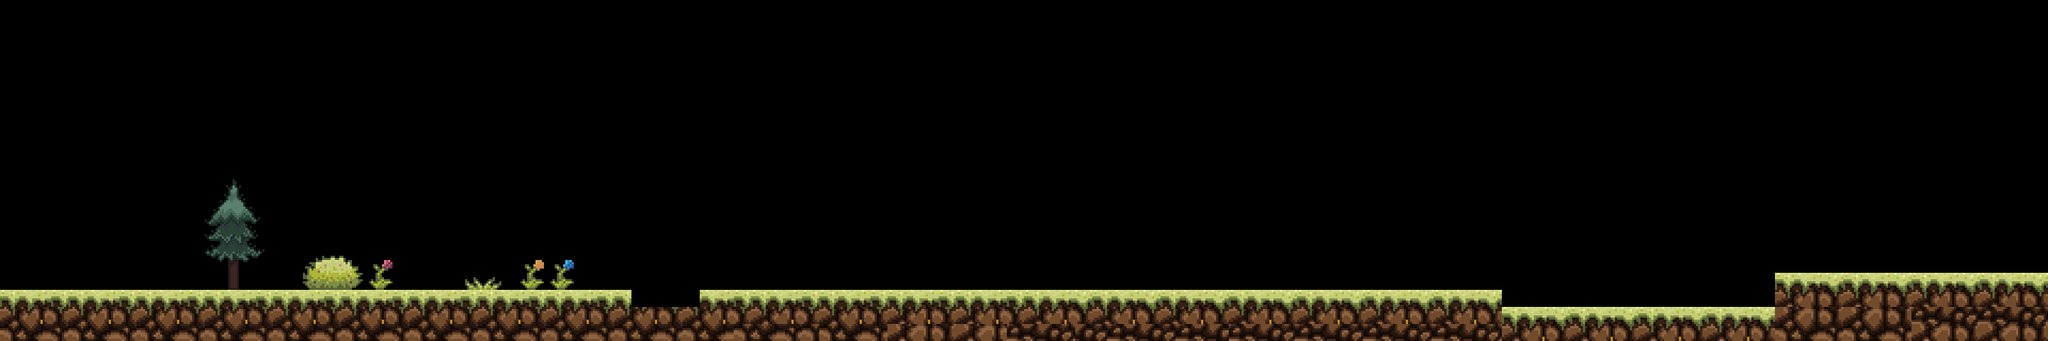

A 2D game scene composited from a Tiled map and its tileset images. What follows is a short description and the map's XML, with each tile layer's data collapsed to a summary:
An orthogonal 120x20 tile map with 32x32 px tiles, 2 tile layers (B2, Tile Layer 1).

<map version="1.10" tiledversion="1.11.2" orientation="orthogonal" renderorder="right-down" width="120" height="20" tilewidth="32" tileheight="32" infinite="0" nextlayerid="4" nextobjectid="1">
 <tileset firstgid="1" name="earth" tilewidth="32" tileheight="32" tilecount="14400" columns="160">
  <image source="AllSprites.png" width="5120" height="2880" />
 </tileset>
 <layer id="2" name="B2" width="120" height="20">
  <data>[2400 cells, 51 non-empty, 51 distinct tile ids]</data>
 </layer>
 <layer id="1" name="Tile Layer 1" width="120" height="20">
  <data>[2400 cells, 381 non-empty, 41 distinct tile ids]</data>
 </layer>
</map>
